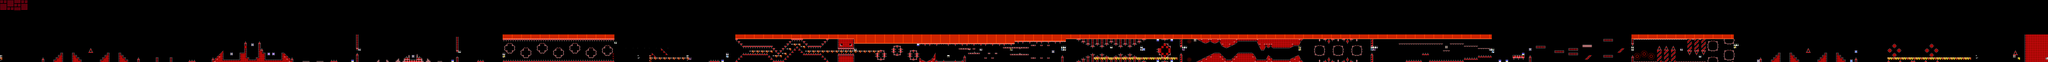

Rendered tile map (Tiled .tmx) drawn with the repository's tilesets; below, a short description and the map source with its tile grids summarised:
An orthogonal 880x27 tile map with 16x16 px tiles, 2 tile layers (SP, ...), 2 tilesets, 2 image layers.

<map version="1.10" tiledversion="1.11.2" orientation="orthogonal" renderorder="right-down" width="880" height="27" tilewidth="16" tileheight="16" infinite="0" nextlayerid="5" nextobjectid="1">
 <editorsettings>
  <chunksize width="16" height="27" />
  <export target="../LEVELS/LEVEL DATA/lvlset_A/firetemple.csv" format="csv" />
 </editorsettings>
 <tileset firstgid="1" name="famidash" tilewidth="16" tileheight="16" tilecount="256" columns="16">
  <image source="../../../GRAPHICS/famidash Red.bmp" width="256" height="256" />
 </tileset>
 <tileset firstgid="257" name="sprites" tilewidth="16" tileheight="16" tilecount="256" columns="16">
  <image source="../../../GRAPHICS/sprites.png" width="256" height="256" />
 </tileset>
 <imagelayer id="3" name="Image Layer 1" parallaxx="0.9" parallaxy="0.9" repeatx="1" repeaty="1">
  <image source="../../../GRAPHICS/Old/parallax Red.bmp" width="144" height="72" />
 </imagelayer>
 <imagelayer id="4" name="Image Layer 2" offsetx="0" offsety="432" repeatx="1">
  <image source="../../../GRAPHICS/ground Red.bmp" width="64" height="128" />
 </imagelayer>
 <layer id="1" width="880" height="27">
  <data>[23760 cells, 23760 non-empty, 118 distinct tile ids]</data>
 </layer>
 <layer id="2" name="SP" width="880" height="27">
  <data>[23760 cells, 222 non-empty, 36 distinct tile ids]</data>
 </layer>
</map>
